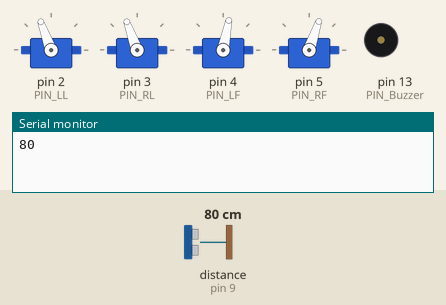
Recording of a sketch running on a simulated Arduino Uno, built with avr-gcc and run on an emulated ATmega328P. Shown: 4 × servo, buzzer (waves = sounding), the last lines printed to the serial monitor. Wiring (inferred from the names in the program): ultrasonic range finder: trigger pin 8; echo pin 9. The inputs (shaded band) are chosen by the test bench; at power-on: distance to the obstacle (sensor on pin 9) 80 cm. The echo pulse lasts 58.3 µs per cm.

Above: at 1.9 s.
2.0 s: distance to the obstacle (sensor on pin 9) set to 17 cm
6.2 s: distance to the obstacle (sensor on pin 9) set to 13 cm
At 12.1 s:
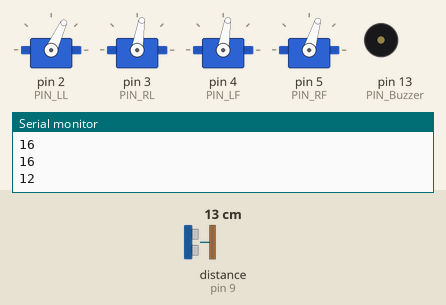
14.6 s: distance to the obstacle (sensor on pin 9) set to 299 cm
At 16.1 s:
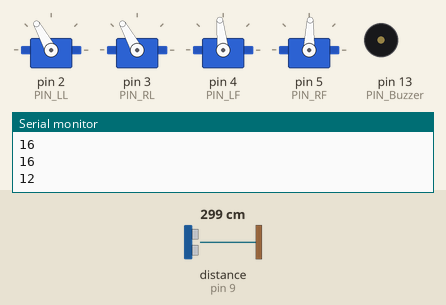
18.8 s: distance to the obstacle (sensor on pin 9) set to 2 cm
At 25.8 s:
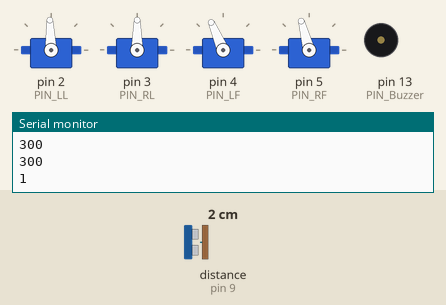
27.2 s: distance to the obstacle (sensor on pin 9) set to 18 cm
At 28.5 s:
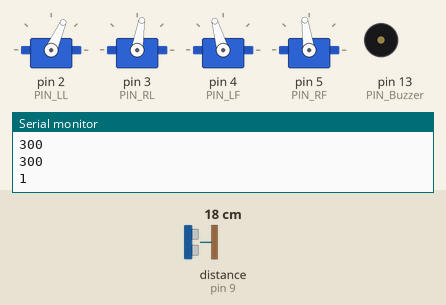
35.6 s: distance to the obstacle (sensor on pin 9) set to 120 cm
Timing chart, 0 to 44.0 s (numbered marks = the images above; inputs shaded):
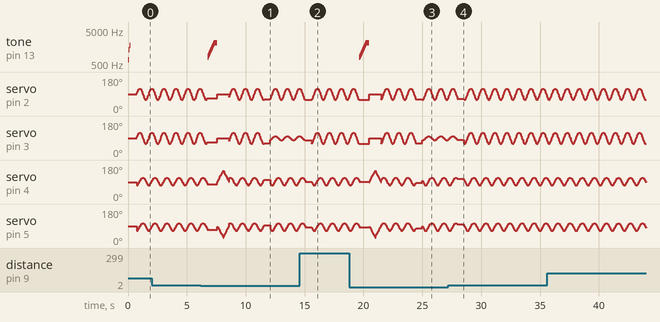

The sketch:

aren_obstacle_avoidance.ino
```cpp
/*
 * -- AREN Obstacle Avoidance Program
 *
 * -- ABOUT
 *    Avoiding obstacles in front of the AREN using its front-facing ultrasonic sensor
 *
 */

#include <Aren.h>

// -- Pin number constants specification
#define PIN_LL 2      // Left leg
#define PIN_RL 3      // Right leg
#define PIN_LF 4      // Left foot
#define PIN_RF 5      // Right foot
#define PIN_Buzzer 13 // Buzzer
#define PIN_Trigger 8 // Ultrasound Trigger
#define PIN_Echo 9    // Ultrasound Echo

// -- AREN & Ultrasound Object Creation
Aren Aren;

// -- Global Variables Declaration
int distance;                    // variable to store distance read from ultrasonic range finder module
bool isObstacleDetected = false; // logic state for when object detected is at the distance we set

// -- Program Setup
void setup()
{
  Serial.begin(9600);
  Aren.init(PIN_LL, PIN_RL, PIN_LF, PIN_RF, true, PIN_Buzzer, PIN_Trigger, PIN_Echo);
  Aren.sing(S_connection);
  Aren.home();
}

// -- Main Program loop
void loop()
{
  if (isObstacleDetected == true)
  {
    Aren.sing(S_surprise);
    Aren.jump(500);
    Aren.walk(3, 1000, BACKWARD);
    delay(500);
    Aren.turn(3, 1000, 1);
    delay(500);
    isObstacleDetected = false;
  }
  else
  {
    Aren.walk(1, 1000, FORWARD);
    checkForObstacles();
  }
}

//-- Functions
/*
  FUNCTION
  void checkForObstacles()

  Read the distance from the nearest object & flag whether an obstacle has been detected.
*/
void checkForObstacles()
{
  int distance = Aren.getDistance();
  Serial.println(distance);
  if (distance < 15)
  {
    isObstacleDetected = true;
  }
  else
  {
    isObstacleDetected = false;
  }
}
```

Measured:
- the behaviour switches between 16 and 15 cm on distance to the obstacle (sensor on pin 9) (found by bisection; images 0 and 1)
- after the input at 6.2 s, tone on pin 13 (PIN_Buzzer): plays 800 Hz for 0.01 s, 816 Hz for 0.01 s, 832 Hz for 0.01 s, 848 Hz for 0.01 s, 864 Hz for 0.01 s, 881 Hz for 0.01 s … (51 notes in this stretch), starting after 0.55 s
- after the input at 14.6 s, tone on pin 13 (PIN_Buzzer): stops changing and stays silent
- after the input at 18.8 s, tone on pin 13 (PIN_Buzzer): plays 800 Hz for 0.01 s, 816 Hz for 0.01 s, 832 Hz for 0.01 s, 848 Hz for 0.01 s, 864 Hz for 0.01 s, 881 Hz for 0.01 s … (51 notes in this stretch), starting after 0.86 s
- after the input at 27.2 s, tone on pin 13 (PIN_Buzzer): stops changing and stays silent
